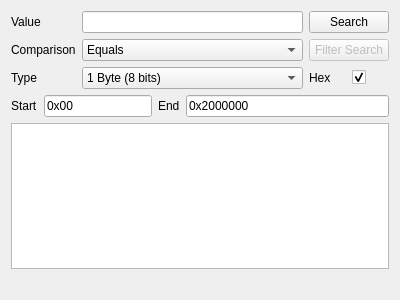
<?xml version="1.0" encoding="UTF-8"?>
<ui version="4.0">
 <class>MemorySearchView</class>
 <widget class="QWidget" name="MemorySearchView">
  <property name="geometry">
   <rect>
    <x>0</x>
    <y>0</y>
    <width>400</width>
    <height>300</height>
   </rect>
  </property>
  <property name="windowTitle">
   <string/>
  </property>
  <layout class="QVBoxLayout" name="verticalLayout_3">
   <item>
    <layout class="QGridLayout" name="gridLayout_2">
     <item row="0" column="0">
      <widget class="QLabel" name="valueLabel">
       <property name="text">
        <string>Value</string>
       </property>
       <property name="buddy">
        <cstring>txtSearchValue</cstring>
       </property>
      </widget>
     </item>
     <item row="0" column="1">
      <widget class="QLineEdit" name="txtSearchValue"/>
     </item>
     <item row="2" column="0">
      <widget class="QLabel" name="typeLabel">
       <property name="text">
        <string>Type</string>
       </property>
       <property name="buddy">
        <cstring>cmbSearchType</cstring>
       </property>
      </widget>
     </item>
     <item row="2" column="1">
      <widget class="QComboBox" name="cmbSearchType">
       <item>
        <property name="text">
         <string>1 Byte (8 bits)</string>
        </property>
       </item>
       <item>
        <property name="text">
         <string>2 Bytes (16 bits)</string>
        </property>
       </item>
       <item>
        <property name="text">
         <string>4 Bytes (32 bits)</string>
        </property>
       </item>
       <item>
        <property name="text">
         <string>8 Bytes (64 bits)</string>
        </property>
       </item>
       <item>
        <property name="text">
         <string>Float</string>
        </property>
       </item>
       <item>
        <property name="text">
         <string>Double</string>
        </property>
       </item>
       <item>
        <property name="text">
         <string>String</string>
        </property>
       </item>
       <item>
        <property name="text">
         <string>Byte Array</string>
        </property>
       </item>
      </widget>
     </item>
     <item row="2" column="2">
      <widget class="QLabel" name="hexLabel">
       <property name="text">
        <string>Hex</string>
       </property>
       <property name="buddy">
        <cstring>chkSearchHex</cstring>
       </property>
      </widget>
     </item>
     <item row="2" column="3">
      <widget class="QCheckBox" name="chkSearchHex">
       <property name="text">
        <string/>
       </property>
       <property name="checked">
        <bool>true</bool>
       </property>
      </widget>
     </item>
     <item row="0" column="2" colspan="2">
      <widget class="QPushButton" name="btnSearch">
       <property name="text">
        <string>Search</string>
       </property>
      </widget>
     </item>
     <item row="1" column="2" colspan="2">
      <widget class="QPushButton" name="btnFilterSearch">
       <property name="enabled">
        <bool>false</bool>
       </property>
       <property name="text">
        <string>Filter Search</string>
       </property>
      </widget>
     </item>
     <item row="1" column="1">
      <widget class="QComboBox" name="cmbSearchComparison">
       <item>
        <property name="text">
         <string>Equals</string>
        </property>
       </item>
       <item>
        <property name="text">
         <string>Not Equals</string>
        </property>
       </item>
       <item>
        <property name="text">
         <string>Greater Than</string>
        </property>
       </item>
       <item>
        <property name="text">
         <string>Greater Than Or Equal</string>
        </property>
       </item>
       <item>
        <property name="text">
         <string>Less Than</string>
        </property>
       </item>
       <item>
        <property name="text">
         <string>Less Than Or Equal</string>
        </property>
       </item>
       <item>
        <property name="text">
         <string>Unknown Initial Value</string>
        </property>
       </item>
      </widget>
     </item>
     <item row="1" column="0">
      <widget class="QLabel" name="comparisonLabel">
       <property name="text">
        <string>Comparison</string>
       </property>
       <property name="buddy">
        <cstring>cmbSearchComparison</cstring>
       </property>
      </widget>
     </item>
    </layout>
   </item>
   <item>
    <layout class="QGridLayout" name="gridLayout_3">
     <item row="0" column="0" alignment="Qt::AlignmentFlag::AlignLeft">
      <widget class="QLabel" name="startLabel">
       <property name="text">
        <string>Start</string>
       </property>
       <property name="buddy">
        <cstring>txtSearchStart</cstring>
       </property>
      </widget>
     </item>
     <item row="0" column="1" alignment="Qt::AlignmentFlag::AlignLeft">
      <widget class="QLineEdit" name="txtSearchStart">
       <property name="text">
        <string notr="true">0x00</string>
       </property>
      </widget>
     </item>
     <item row="0" column="2">
      <widget class="QLabel" name="endLabel">
       <property name="text">
        <string>End</string>
       </property>
       <property name="buddy">
        <cstring>txtSearchEnd</cstring>
       </property>
      </widget>
     </item>
     <item row="0" column="3">
      <widget class="QLineEdit" name="txtSearchEnd">
       <property name="text">
        <string notr="true">0x2000000</string>
       </property>
      </widget>
     </item>
    </layout>
   </item>
   <item>
    <widget class="QListWidget" name="listSearchResults"/>
   </item>
   <item>
    <widget class="QLabel" name="resultsCountLabel">
     <property name="visible">
      <bool>false</bool>
     </property>
     <property name="text">
      <string/>
     </property>
    </widget>
   </item>
  </layout>
 </widget>
 <tabstops>
  <tabstop>txtSearchValue</tabstop>
  <tabstop>cmbSearchComparison</tabstop>
  <tabstop>cmbSearchType</tabstop>
  <tabstop>chkSearchHex</tabstop>
  <tabstop>txtSearchStart</tabstop>
  <tabstop>txtSearchEnd</tabstop>
  <tabstop>btnSearch</tabstop>
  <tabstop>btnFilterSearch</tabstop>
  <tabstop>listSearchResults</tabstop>
 </tabstops>
 <resources/>
 <connections/>
</ui>
